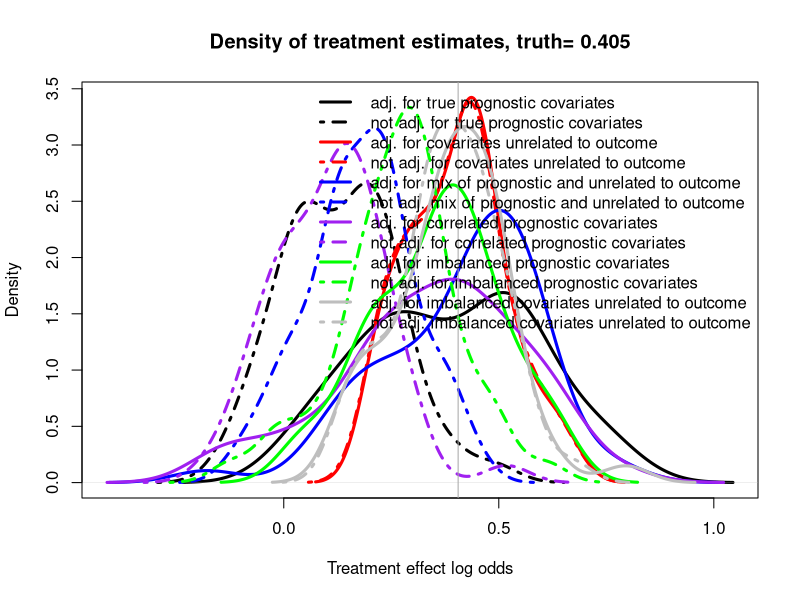
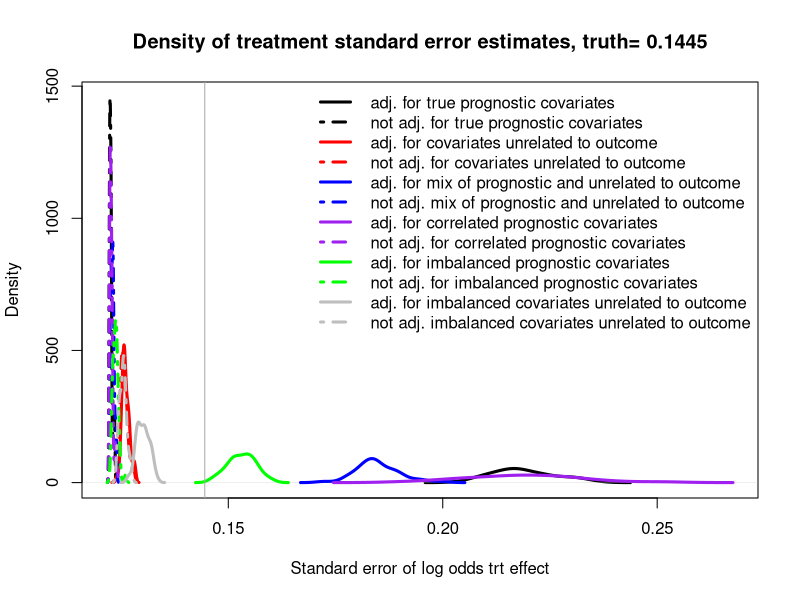

These figures' R source, in order:
# R code to help reproduce app
# logistic regression covariate adjustment

#~~~~~~~~~~~~~~~~~~~~~~~~~~~~~~~~~~~~~~~~~~~~~~~~~~~~~~~~~~~~~~~~~~~~~~~~~~~~~~~~~~~~~~~


    #~~~~~~~~~~~~~~~~~~~~~~~~~~~~~~~~~~~~~~~~~~~~~~~~~~~~~~~~~~~~~~~~~~~~~~~~~~~~~~~~~~~~~~~
    
    rm(list=ls()) 
    set.seed(333) # reproducible
    
    library(Hmisc)
    library(reshape)
    library(rms)
    library(ggplot2)
    library(tidyverse)
    library(Matrix)
    
    options(max.print=1000000)    
    
    
    ## convenience functions
    p0 <- function(x) {formatC(x, format="f", digits=0)}
    p1 <- function(x) {formatC(x, format="f", digits=1)}
    p2 <- function(x) {formatC(x, format="f", digits=2)}
    p3 <- function(x) {formatC(x, format="f", digits=3)}
    p4 <- function(x) {formatC(x, format="f", digits=4)}
    p5 <- function(x) {formatC(x, format="f", digits=5)}
    
    logit <- function(p) log(1/(1/p-1))
    expit <- function(x) 1/(1/exp(x) + 1)
    inv_logit <- function(logit) exp(logit) / (1 + exp(logit))
    is.even <- function(x){ x %% 2 == 0 } # function to identify odd maybe useful
    
    options(width=200)
    options(scipen=999)
    w=4  # line type
    ww=3 # line thickness
    wz=1 
    
    
    RR=.37  # used to limit correlations between variables
    sd1= 3  # for X covariates sd
    
    # links to Rdata objects uploaded to Git, these are pre run simulations see the save function
    # see line 1224 for the save function
    pp<- "https://github.com/eamonn2014/RCT-covariate-adjust-binary-response/raw/master/cov-adj-binary-response/A%205000%20default%20settings%20theta%20log1.5%20-1.00%20-0.67%20-0.43.Rdata" # 5000 default log1.5 -1 -.67 -.43
    pp2<-"https://github.com/eamonn2014/RCT-covariate-adjust-binary-response/raw/master/cov-adj-binary-response/B%205000%20default%20settings%20theta%20log0.5%20-1.68%20-1.39%20%200.71.Rdata"
    pp3<-"https://github.com/eamonn2014/RCT-covariate-adjust-binary-response/raw/master/cov-adj-binary-response/C%205000%20default%20settings%20theta%20log2%20-3.46%20-1.05%20%201.15%20p1=.75.Rdata"
    pp4<-"https://github.com/eamonn2014/RCT-covariate-adjust-binary-response/raw/master/cov-adj-binary-response/D_10Ksims_5covariates_p1_0.12_theta_log1.3_covariates_-1.02%20_0.42_0.43_0.61%20_1.01_3_prog.Rdata"
    #~~~~~~~~~~~~~~~~~~~~~~~~~~~~~~~~~~~~~~~~~~~~~~~~~~~~~~~~~~~~~~~~~~~~~~~~~~~~~~~~~
    # load(url(pp))
    
    K1<-K<-3 
    Kp<-2
    p1<-0.35 
    theta<-log(1.5)
    pow <- .90 
    alpha<-5/100
    Fact<-3 
    simuls<-50 
    covar<-2 

  #~~~~~~~~~~~~~~~~~~~~~~~~~~~~~~~~~~~~~~~~~~~~~~~~~~~~~~~~~~~~~~~~~~~~~~~~~~
  #power the examples
  post.odds <- p1/(1-p1) * exp(theta)
  post.prob <- post.odds/(1+post.odds)
  Po <- bsamsize(p1, post.prob, fraction=.5, alpha=alpha, power=pow)  # getting the sampe size
  
  MM <- N <-ceiling(Po[1][[1]])*2  # total will always be even
  bigN <- MM  
  N1 <- MM/2
  N2 <- N1
  
  # not used, as I want se for log odds ratio 
  # se. <- sqrt(  p1*(1-p1) /(N1) +    post.prob*(1- post.prob)/(N2) ) 
  
  

#~~~~~~~~~~~~~~~~~~~~~~~~~~~~~~~~~~~~~~~~~~~~~~~~~~~~~~~~~~~~~~~~~~~~~~~~~~~~~~~~~~~~~~~~~~~~~~~~~~~~~~~~~~~~~~~~~~~~~~
# SIMULATION CODE STARTS HERE
# here is code to simulate scenarios prognostic covariates, covariates unrelated to y, mix of pro and unrelated to y covariates, 
#~~~~~~~~~~~~~~~~~~~~~~~~~~~~~~~~~~~~~~~~~~~~~~~~~~~~~~~~~~~~~~~~~~~~~~~~~~~~~~~~~~~~~~~~~~~~~~~~~~~~~~~~~~~~~~~~~~~~~~~

N1 <-  N # 
#~~~~~~~~~~~~~~~~~~~~~~~~~~~~~~~~~~~~~~~~~~~~~~~~~~~~~~~~~~~~~~~~~~~~~~~~~~
theta1 <- theta
# making up some beta coefficients, fixed for all simulations as it is outside loop
tx <- abs(-theta1)
b1 <- round(sort(runif(K1, -tx*Fact, tx*Fact)), digits=2) 

simfun <- function(N=N1, K=K1, a=log(p1/(1-p1)), sigma=sigma1, theta=(theta1), b=b1) {
  
  # randomi <- runif(N)  
  # we can select this, does not seem to have a big impact
  if (covar==1) {  
    X <- array(runif(N*K , -1,1), c(N,K))     # initially covars were uniform dist
  } else {
    X <- array(rnorm(N*K, 0, sd1), c(N,K))   
  }
  
  z <- sample(c(0,1), N, replace=T)            # treatment indicators
  
  # NEW CODE
  lp<-NULL
  lp = a+ X %*% b + theta*z 
  y <- ifelse(runif(N)  < plogis(lp), 1, 0)    # one liner RANDOM!!!
  lp<-NULL
  lp = a + theta*z 
  y2 <- ifelse(runif(N)  < plogis(lp), 1, 0)   # one liner RANDOM!!!
  lp<-NULL
  lp <- a+ X[,1:Kp] %*% b[1:Kp] + theta*z      # just have 3 variables associated with response
  y3 <- ifelse(runif(N)  < plogis(lp), 1, 0)   # one liner RANDOM!!!
  
  data.frame(X=X, y=y, z=z, y2=y2, y3=y3)
  
}

#https://stackoverflow.com/questions/5251507/how-to-succinctly-write-a-formula-with-many-variables-from-a-data-frame

# function to run the analyses
statfun <- function(d) {
  
  #~~~~~~~~~~~~~~~~~~~~~~~~~~~~~~~~~~~~~
  zz <- glm(y~.-y2-y3, data=d,   family = "binomial")     ## adjusting for prognostic X, y2 is not included by use of the '-'
  f <-  summary(zz)
  
  zz1 <- glm(y~z, data=d,   family = "binomial")          ## not adjusting for prognostic X, only trt. indicator included
  f1 <-  summary(zz1)
  #~~~~~~~~~~~~~~~~~~~~~~~~~~~~~~~~~~~~~
  zz2 <- glm(y2~.-y-y3,data=d,   family = "binomial")     ## adjusting for X which are not prognostic
  f2 <-  summary(zz2)
  
  zz3 <- glm(y2~z, data=d,   family = "binomial")         ## not adjusting for X which are not prognostic
  f3 <-  summary(zz3)
  #~~~~~~~~~~~~~~~~~~~~~~~~~~~~~~~~~~~~~
  zz4 <- glm(y3~.-y-y2,data=d,   family = "binomial")     ## adjusting some X  are prognostic
  f4 <-  summary(zz4)
  
  zz5 <- glm(y3~z, data=d,   family = "binomial")         ## not adjusting when some X  are prognostic
  f5 <-  summary(zz5)
  #~~~~~~~~~~~~~~~~~~~~~~~~~~~~~~~~~~~~~# 
  
  cbind(
    
    coef(f)["z", "Estimate"],
    coef(f)["z", "Std. Error"],
    
    coef(f1)["z", "Estimate"],
    coef(f1)["z", "Std. Error"],
    
    coef(f2)["z", "Estimate"],
    coef(f2)["z", "Std. Error"],
    
    coef(f3)["z", "Estimate"],
    coef(f3)["z", "Std. Error"], #8
    
    coef(f4)["z", "Estimate"],
    coef(f4)["z", "Std. Error"],
    
    coef(f5)["z", "Estimate"],
    coef(f5)["z", "Std. Error"],
    
    # collect p values
    coef(f)["z", "Pr(>|z|)"]  < alpha,  #13    
    coef(f1)["z", "Pr(>|z|)"] < alpha,
    coef(f2)["z", "Pr(>|z|)"] < alpha,
    coef(f3)["z", "Pr(>|z|)"] < alpha,
    coef(f4)["z", "Pr(>|z|)"] < alpha,
    coef(f5)["z", "Pr(>|z|)"] < alpha  , #18
    ## mse
    #mse for logistic regression https://rdrr.io/cran/dvmisc/man/get_mse.html
    sum(zz$residuals^2) / zz$df.residual ,
    sum(zz1$residuals^2) / zz1$df.residual, 
    sum(zz2$residuals^2) / zz2$df.residual ,
    sum(zz3$residuals^2) / zz3$df.residual ,
    sum(zz4$residuals^2) / zz4$df.residual ,
    sum(zz5$residuals^2) / zz5$df.residual ,
    
    (quantile( sum(zz$residuals^2) / zz$df.residual , .025)), #25
    (quantile( sum(zz$residuals^2) / zz$df.residual , .975)), 
    (quantile( sum(zz1$residuals^2) / zz1$df.residual , .025)), #25
    (quantile( sum(zz1$residuals^2) / zz1$df.residual , .975)), 
    (quantile( sum(zz2$residuals^2) / zz2$df.residual , .025)), #25
    (quantile( sum(zz2$residuals^2) / zz2$df.residual , .975)), 
    (quantile( sum(zz3$residuals^2) / zz3$df.residual , .025)), #25
    (quantile( sum(zz3$residuals^2) / zz3$df.residual , .975)), 
    (quantile( sum(zz4$residuals^2) / zz4$df.residual , .025)), #25
    (quantile( sum(zz4$residuals^2) / zz4$df.residual , .975)), 
    (quantile( sum(zz5$residuals^2) / zz5$df.residual , .025)), #25
    (quantile( sum(zz5$residuals^2) / zz5$df.residual , .975)), 
    
    f$aic,  #37
    f1$aic,
    f2$aic,
    f3$aic,
    f4$aic,
    f5$aic ,   #42
    
    # https://thestatsgeek.com/2014/02/08/r-squared-in-logistic-regression/
    1-(-f$deviance/2)/(-f$null.deviance/2),
    1-(-f1$deviance/2)/(-f1$null.deviance/2),
    1-(-f2$deviance/2)/(-f2$null.deviance/2),
    1-(-f3$deviance/2)/(-f3$null.deviance/2),
    1-(-f4$deviance/2)/(-f4$null.deviance/2),
    1-(-f5$deviance/2)/(-f5$null.deviance/2)
  )
}

library(plyr)
res <- raply(simuls, statfun(simfun())) # run the model many times
# summarize
result <- apply(res,2,mean)
q1.result <- apply(res,2, quantile, probs=c(0.025), na.rm=TRUE)
q2.result <- apply(res,2, quantile, probs=c(0.975), na.rm=TRUE)
# collect




#~~~~~~~~~~~~~~~~~~~~~~~~~~~~~~~~~~~~~~~~~~~~~~~~~~~~~~~~~~~~~~~~~~~~~~~~~~~~
 

#~~~~~~~~~~~~~~~~~~~~~~~~~~~~~~~~~~~~~~~~~~~~~~~~~~~~~~~~~~~~~~~~~~~~~~~~~~~~~~~~~~~~~~~~~~~~~~~~~~~~~~~~~~~~~~~~~~~~~~~
# simulation code 2 do the same as the first simulation code, but this time correlated covariates are created
#~~~~~~~~~~~~~~~~~~~~~~~~~~~~~~~~~~~~~~~~~~~~~~~~~~~~~~~~~~~~~~~~~~~~~~~~~~~~~~~~~~~~~~~~~~~~~~~~~~~~~~~~~~~~~~~~~~~~~~~
 
  #~~~~~~~~~~~~~~~~~~~~~~~~~~~~~~~~~~~~~~~~~~~~~~~~~~~~~~~~~~~~~~~~~~~~~~~~~~
  # simulate models many times collect estimate and SE
  
  simfun2 <- function(N=N1, K=K1, a=log(p1/(1-p1)), theta=(theta1), b=b1) {
    # randomi <- runif(N)  
    x <- Matrix(runif(K*K,-RR,RR), K)   # create a correlation matrix randomly , wont allow very high correlations
    
    A <- forceSymmetric(x)
    
    diag(A) <- 1
    
    M <- A
    
    M <- nearPD(M, conv.tol = 1e-7)$mat # default
    # Cholesky decomposition
    L = chol(M)
    nvars = dim(L)[1]
    
    # Random variables that follow an M correlation matrix
    r = t(L) %*% matrix(rnorm(nvars*N, 0,sd1), nrow=nvars, ncol=N)  #2,2
    r = t(r)
    
    r <- as.matrix(r)#
    rdata <- as.data.frame(r)
    XX<- as.matrix(rdata)
    z <- sample(c(0,1), N, replace=T)                # treatment indicator
    lp<-NULL
    lp <- a+ XX %*% b + theta*z     # betas created earlier
    y <- ifelse(runif(N)  < plogis(lp), 1, 0)   # one line
    
    data.frame(X=XX, y=y, z=z)
    
  }
  
  #https://stackoverflow.com/questions/5251507/how-to-succinctly-write-a-formula-with-many-variables-from-a-data-frame
  
  statfun2 <- function(d) {
    #~~~~~~~~~~~~~~~~~~~~~~~~~~~~~~~~~~~~~
    zz <- glm(y~. , data=d,   family = "binomial")      ## adjusting for prognostic X, y2 is not included by use of the '-'
    f <-  summary(zz)
    
    zz1 <- glm(y~z , data=d,   family = "binomial")      ## adjusting for prognostic X, y2 is not included by use of the '-'
    f1 <-  summary(zz1)
    
    cbind(
      coef(f)["z", "Estimate"],
      coef(f)["z", "Std. Error"],
      coef(f1)["z", "Estimate"],
      coef(f1)["z", "Std. Error"], 
      
      coef(f)["z", "Pr(>|z|)"]  < alpha,   
      coef(f1)["z", "Pr(>|z|)"]  < alpha,
      
      ## mse
      sum(zz$residuals^2) / zz$df.residual ,
      sum(zz1$residuals^2) / zz1$df.residual, 
      
      (quantile( sum(zz$residuals^2) / zz$df.residual , .025)), #25
      (quantile( sum(zz$residuals^2) / zz$df.residual , .975)), 
      
      (quantile( sum(zz1$residuals^2) / zz1$df.residual , .025)), #25
      (quantile( sum(zz1$residuals^2) / zz1$df.residual , .975)), 
      
      f$aic,  #37
      f1$aic,
      
      # https://thestatsgeek.com/2014/02/08/r-squared-in-logistic-regression/
      1-(-f$deviance/2)/(-f$null.deviance/2),
      1-(-f1$deviance/2)/(-f1$null.deviance/2)
      
    )
    
  }
  
  library(plyr)
  res2 <- raply(simuls, statfun2(simfun2())) # run the model many times
  result2 <- apply(res2,2,mean)
  q1.result2 <- apply(res2,2, quantile, probs=c(0.025), na.rm=TRUE)
  q2.result2 <- apply(res2,2, quantile, probs=c(0.975), na.rm=TRUE)
  
 

#~~~~~~~~~~~~~~~~~~~~~~~~~~~~~~~~~~~~~~~~~~~~~~~~~~~~~~~~~~~~~~~~~~~~~~~~~~~~~~~~~~~~~~~~~~~~~~~~~~~~~~~~~~~~~~~~~~~~~~~
# do the same as the first simulation code, but this time imbalanced covariates are created
#~~~~~~~~~~~~~~~~~~~~~~~~~~~~~~~~~~~~~~~~~~~~~~~~~~~~~~~~~~~~~~~~~~~~~~~~~~~~~~~~~~~~~~~~~~~~~~~~~~~~~~~~~~~~~~~~~~~~~~~
   # simulate models many times collect estimate and SE
  
  simfun3<- function(N=N1, K=K1, a=log(p1/(1-p1)),  theta=(theta1), b=b1) {
    
    MM = N
    N2=MM/2
    N1=N2 
    
    if (covar==1) {  
      X1 <- array(runif(N1*K , -1,1), c(N1,K))  
      X2 <- array(runif(N2*K , -.8,1.2), c(N2,K))   ##imbalance compared to above
      XY <- X <- rbind(X1,X2)
    } else {
      X1 <- array(rnorm(N1*K, 0,  1), c(N1,K))  
      X2 <- array(rnorm(N2*K, .3, 1), c(N2,K))   ##imbalance compared to above
      XY <- X <- rbind(X1,X2)
    }
    
    #~~~~~~~~~~~~~~~~~~~~~~~~~~~~~~~~~~~~~~~~~~~~~~~~~~~~
    #randomi <- runif(N) 
    z <- rep(0:1, c(N1,N2))  #assign 1 so we maintain shift in arms
    lp<-NULL
    lp = a+ X %*% b + theta*z 
    y <- ifelse(runif(N)  < plogis(lp), 1, 0)   # one liner RANDOM!!!
    lp<-NULL
    lp = a + theta*z 
    y2 <- ifelse(runif(N)  < plogis(lp), 1, 0)   # one liner RANDOM!!!
    
    data.frame(X=XY, y=y, z=z, y2=y2)
    
  }
  
  #https://stackoverflow.com/questions/5251507/how-to-succinctly-write-a-formula-with-many-variables-from-a-data-frame
  
  statfun3 <- function(d) {
    #~~~~~~~~~~~~~~~~~~~~~~~~~~~~~~~~~~~~~
    
    zz <- glm(y~.-y2,  data=d,   family = "binomial")      ## adjusting for prognostic X, y2 is not included by use of the '-'
    f <-  summary(zz)
    
    zz1 <- glm(y~z,  data=d,   family = "binomial")      ## adjusting for prognostic X, y2 is not included by use of the '-'
    f1 <-  summary(zz1)
    
    zz2 <- glm(y2~.-y,  data=d,   family = "binomial")      ## adjusting for prognostic X, y2 is not included by use of the '-'
    f2 <-  summary(zz2)
    
    zz3 <- glm(y2~z,  data=d,   family = "binomial")      ## adjusting for prognostic X, y2 is not included by use of the '-'
    f3 <-  summary(zz3)
    
    cbind(
      coef(f)["z", "Estimate"],
      coef(f)["z", "Std. Error"],
      
      coef(f1)["z", "Estimate"],
      coef(f1)["z", "Std. Error"],
      
      coef(f2)["z", "Estimate"],
      coef(f2)["z", "Std. Error"],
      
      coef(f3)["z", "Estimate"],
      coef(f3)["z", "Std. Error"], #8
      
      # collect p values for power
      coef(f)["z", "Pr(>|z|)"]  < alpha,  #9
      coef(f1)["z", "Pr(>|z|)"] < alpha,
      coef(f2)["z", "Pr(>|z|)"] < alpha,
      coef(f3)["z", "Pr(>|z|)"] < alpha,
      
      ## mse
      #mse for logistic regression https://rdrr.io/cran/dvmisc/man/get_mse.html
      sum(zz$residuals^2) / zz$df.residual ,
      sum(zz1$residuals^2) / zz1$df.residual, 
      sum(zz2$residuals^2) / zz2$df.residual ,
      sum(zz3$residuals^2) / zz3$df.residual ,
      
      
      (quantile( sum(zz$residuals^2) / zz$df.residual , .025)), #25
      (quantile( sum(zz$residuals^2) / zz$df.residual , .975)), 
      
      (quantile( sum(zz1$residuals^2) / zz1$df.residual , .025)), #25
      (quantile( sum(zz1$residuals^2) / zz1$df.residual , .975)), 
      
      (quantile( sum(zz2$residuals^2) / zz2$df.residual , .025)), #25
      (quantile( sum(zz2$residuals^2) / zz2$df.residual , .975)), 
      
      (quantile( sum(zz3$residuals^2) / zz3$df.residual , .025)), #25
      (quantile( sum(zz3$residuals^2) / zz3$df.residual , .975)), 
      
      f$aic,  #37
      f1$aic,
      f2$aic,
      f3$aic,
      
      # https://thestatsgeek.com/2014/02/08/r-squared-in-logistic-regression/
      1-(-f$deviance/2)/(-f$null.deviance/2),
      1-(-f1$deviance/2)/(-f1$null.deviance/2),
      1-(-f2$deviance/2)/(-f2$null.deviance/2),
      1-(-f3$deviance/2)/(-f3$null.deviance/2) 
      
    )
    
  }
  
  library(plyr)
  res3 <- raply(simuls, statfun3(simfun3())) # run the model many times
  # summarize
  result3 <- apply(res3,2,mean)
  q1.result3 <- apply(res3,2, quantile, probs=c(0.025), na.rm=TRUE)
  q2.result3 <- apply(res3,2, quantile, probs=c(0.975), na.rm=TRUE)
  # collect
 

#~~~~~~~~~~~~~~~~~~~~~~~~~~~~~~~~~~~~~~~~~~~~~~~~~~~~~~~~~~~~~~~~~~~~~~
# simulation plots
#~~~~~~~~~~~~~~~~~~~~~~~~~~~~~~~~~~~~~~~~~~~~~~~~~~~~~~~~~~~~~~~~~~~~~~
# collect simulation trt effect estimates from simulation and plot!

  
  
  d1 <-  density(res[,1] )
  d2 <-  density(res[,3] )
  d3 <-  density(res[,5] )
  d4 <-  density(res[,7] )
  d5 <-  density(res[,9] )
  d6 <-  density(res[,11] )
  d7 <-  density(res2[,1] )
  d8 <-  density(res2[,3] )
  d9 <-   density(res3[,1] )
  d10 <-  density(res3[,3] )
  d11 <-  density(res3[,5] )
  d12 <-  density(res3[,7] )
  
  dz <- max(c(d1$y, d2$y, d3$y, d4$y, d5$y, d6$y, d7$y, d8$y  , d9$y, d10$y, d11$y, d12$y  ))
  dx <- range(c(d1$x,d2$x,  d3$x, d4$x, d5$x, d6$x, d7$x, d8$x   , d9$x, d10$x, d11$x, d12$x  ))
  
  
    plot((d1), xlim = dx, main=paste0("Density of treatment estimates, truth= ",p3(theta1),""), ylim=c(0,dz),lty=wz, lwd=ww,
         xlab="Treatment effect log odds",  
         ylab="Density")                           
    lines( (d2), col = "black", lty=w, lwd=ww)  
    lines( (d3), col = "red", lty=wz, lwd=ww)    
    lines( (d4), col = "red", lty=w, lwd=ww)          
    lines( (d5), col = "blue", lty=wz, lwd=ww)       
    lines( (d6), col = "blue", lty=w, lwd=ww)       
    lines( (d7), col = "purple", lty=wz, lwd=ww)       
    lines( (d8), col = "purple", lty=w, lwd=ww)       
    
    lines( (d9), col = "green", lty=wz, lwd=ww)       
    lines( (d10), col = "green", lty=w, lwd=ww)       
    lines( (d11), col = "grey", lty=wz, lwd=ww)       
    lines( (d12), col = "grey", lty=w, lwd=ww)  
    
 
  
  abline(v = theta1, col = "darkgrey")                
  legend("topright",       # Add legend to density
         legend = c(" adj. for true prognostic covariates", 
                    " not adj. for true prognostic covariates" ,
                    " adj. for covariates unrelated to outcome", 
                    " not adj. for covariates unrelated to outcome",
                    " adj. for mix of prognostic and unrelated to outcome", 
                    " not adj. mix of prognostic and unrelated to outcome", 
                    " adj. for correlated prognostic covariates", 
                    " not adj. for correlated prognostic covariates",
                    " adj. for imbalanced prognostic covariates", 
                    " not adj. for imbalanced prognostic covariates", 
                    " adj. for imbalanced covariates unrelated to outcome", 
                    " not adj. imbalanced covariates unrelated to outcome"
                    
         ),
         col = c("black", "black","red","red","blue", "blue", "purple", "purple", "green", "green", "grey", "grey"),
         lty = c(wz, w,wz,w,wz,w,wz,w,wz,w,wz,w)  ,lwd=ww
         , bty = "n", cex=1)
 

#~~~~~~~~~~~~~~~~~~~~~~~~~~~~~~~~~~~~~~~~~~~~~~~~~~~~~~~~~~~~~~~~~~~~~~~~~~~~~~~~~~~~~~~~~~~~~~~~~~~~~~~    
#~~~~~~~~~~~~~~~~~~~~~~~~~~~~~~~~~~~~~~~~~~~~~~~~~~~~~~~~~~~~~~~~~~~~~~~~~~~~~~~~~~~~~~~~~~~~~~~~~~~~~~~
#~~~~~~~~~~~~~~~~~~~~~~~~~~~~~~~~~~~~~~~~~~~~~~~~~~~~~~~~~~~~~~~~~~~~~~~~~~~~~~~~~~~~~~~~~~~~~~~~~~~~~~~    
#~~~~~~~~~~~~~~~~~~~~~~~~~~~~~~~~~~~~~~~~~~~~~~~~~~~~~~~~~~~~~~~~~~~~~~~~~~~~~~~~~~~~~~~~~~~~~~~~~~~~~~~    

# Need to be able to calculate logistic regression se analytically base on p1 and OR?
# so for now we do simulation, not ideal

 
# 
#   N<- mcmc()$N
# 
#   ## function to simulate simple dataset #####################################################################
#   
#   fun.d<-function(nsample, drug.allocation, 
#                   alpha,  beta.drug,
#                   seed=NULL){ 
#     
#     if (!is.null(seed)) set.seed(seed)
#     
#     drug<- (rbinom(nsample, 1, prob =drug.allocation ))   
#     
#     Xmat <- model.matrix(~ drug )
#     beta.vec <- c(alpha,  beta.drug )
#     
#     lin.pred <- Xmat[,] %*% beta.vec                 # Value of lin.predictor
#     exp.p <- exp(lin.pred) / (1 + exp(lin.pred))     # Expected proportion
#     y <- rbinom(n = nsample, size = 1, prob = exp.p) # Add binomial noise
#     #y<- runif(nsample) <  exp.p                     # alternatively ads noise in this way
#     
#     d<-as.data.frame(cbind(y, drug))         # create a dataset
#     
#     return(d)
#     
#   }
#   
#  # function to pull out se######################################################################################
#   simfunc <- function(d) {
#     fit1 <- glm(y  ~ drug , d, family = binomial) 
#     c( summary(fit1)$coef["drug","Std. Error"] )   # collect se
#   }
#   
#  ################################################################################################################
#  out <- replicate(1000, simfunc(fun.d( nsample=N, drug.allocation=0.5,    
#                                       alpha=log(p1/(1-p1)),  # turn prob into odds and enter this here
#                                       beta.drug=(theta1))))
# 
# ################################################################################################################
#  se. <- mean(out)
# 
#    
# return(list(   
#   
#   se.=se. 
# ))

###############################################################################################################
# True standard error 
# not relying on simulation
# logistic regression se by hand for log odds ratio of drug effect based on p1 and OR from which N is calculated
############################################################################################################### 
 
  
 
  
  
  (post.odds <- p1/(1-p1) *  (theta1))          # calculate post odds
  (p2 <-post.prob <- post.odds/(post.odds+1))  # calculate post prob
  
  # calcualte N in each cell of 2by2 table
  cellA <-  (1-p1)*N/2
  cellC	<- p1*N/2
  cellB	<- (1-p2)*N/2
  cellD	<- p2*N/2
  
  # now se of log odds ratio
  se. <- log.odds.se. <- sqrt((1/cellA)+(1/cellB)+(1/cellC)+(1/cellD))
  
  
#~~~~~~~~~~~~~~~~~~~~~~~~~~~~~~~~~~~~~~~~~~~~~~~~~~~~~~~~~~~~~~~~~~~~~~~~~~~~~~~~~~~~~~~~~~~~~~~~~~~~~~~    
#~~~~~~~~~~~~~~~~~~~~~~~~~~~~~~~~~~~~~~~~~~~~~~~~~~~~~~~~~~~~~~~~~~~~~~~~~~~~~~~~~~~~~~~~~~~~~~~~~~~~~~~    
#~~~~~~~~~~~~~~~~~~~~~~~~~~~~~~~~~~~~~~~~~~~~~~~~~~~~~~~~~~~~~~~~~~~~~~~~~~~~~~~~~~~~~~~~~~~~~~~~~~~~~~~    
#~~~~~~~~~~~~~~~~~~~~~~~~~~~~~~~~~~~~~~~~~~~~~~~~~~~~~~~~~~~~~~~~~~~~~~~~~~~~~~~~~~~~~~~~~~~~~~~~~~~~~~~    


#~~~~~~~~~~~~~~~~~~~~~~~~~~~~~~~~~~~~~~~~~~~~~~~~~~~~~~~~~~~~~~~~~~~~~~~~~~~~~~~~~~~~~~~~~~~~~~~~~~~~~~~~~~~~~~~~~~~~~~~~~~~~~~#
# SIMUALTION PLOT
#~~~~~~~~~~~~~~~~~~~~~~~~~~~~~~~~~~~~~~~~~~~~~~~~~~~~~~~~~~~~~~~~~~~~~~~~~~~~~~~~~~~~~~~~~~~~~~~~~~~~~~~~~~~~~~~~~~~~~~~~~~~~~~#
# collect simulatio standard error estimates from simulation and plot!
 
 
  #######################
  # here we save simulation results
  # rename if important to keep
   #######################
  
  d1 <-  density(res[,2] )
  d2 <-  density(res[,4] )
  d3 <-  density(res[,6] )
  d4 <-  density(res[,8] )
  d5 <-  density(res[,10] )
  d6 <-  density(res[,12] )
  d7 <-  density(res2[,2] )
  d8 <-  density(res2[,4] )
  
  d9 <-   density(res3[,2] )
  d10 <-  density(res3[,4] )
  d11 <-  density(res3[,6] )
  d12 <-  density(res3[,8] )
  
  
  dz <- max(c(d1$y, d2$y, d3$y, d4$y, d5$y, d6$y, d7$y, d8$y  , d9$y, d10$y, d11$y, d12$y    ))
  dx <- range(c(d1$x,d2$x,  d3$x, d4$x, d5$x, d6$x, d7$x, d8$x   , d9$x, d10$x, d11$x, d12$x    ))
  
     
    plot( (d1), xlim = c(dx), main=paste0("Density of treatment standard error estimates, truth= ",p4(se.),""), ylim=c(0,dz),lty=wz, lwd=ww,
          xlab="Standard error of log odds trt effect",  
          ylab="Density")  
    lines( (d2), col = "black", lty=w, lwd=ww)  
    lines( (d3), col = "red", lty=wz, lwd=ww)    
    lines( (d4), col = "red", lty=w, lwd=ww)          
    lines( (d5), col = "blue", lty=wz, lwd=ww)       
    lines( (d6), col = "blue", lty=w, lwd=ww)       
    lines( (d7), col = "purple", lty=wz, lwd=ww)       
    lines( (d8), col = "purple", lty=w, lwd=ww)       
    
    lines( (d9), col = "green", lty=wz, lwd=ww)       
    lines( (d10), col = "green", lty=w, lwd=ww)       
    lines( (d11), col = "grey", lty=wz, lwd=ww)       
    lines( (d12), col = "grey", lty=w, lwd=ww)  
    
  
  abline(v = se., col = "darkgrey")   
  legend("topright",           # Add legend to density
         legend = c(" adj. for true prognostic covariates", 
                    " not adj. for true prognostic covariates" ,
                    " adj. for covariates unrelated to outcome", 
                    " not adj. for covariates unrelated to outcome",
                    " adj. for mix of prognostic and unrelated to outcome", 
                    " not adj. mix of prognostic and unrelated to outcome", 
                    " adj. for correlated prognostic covariates", 
                    " not adj. for correlated prognostic covariates",
                    " adj. for imbalanced prognostic covariates", 
                    " not adj. for imbalanced prognostic covariates", 
                    " adj. for imbalanced covariates unrelated to outcome", 
                    " not adj. imbalanced covariates unrelated to outcome"
                    
         ),
         col = c("black", "black","red","red","blue", "blue", "purple", "purple", "green", "green", "grey", "grey"),
         lty = c(wz, w,wz,w,wz,w,wz,w,wz,w,wz,w) ,lwd=ww
         , bty = "n", cex=1)
 

#~~~~~~~~~~~~~~~~~~~~~~~~~~~~~~~~~~~~~~~~~~~~~~~~~~~~~~~~~~~~~~~~~~~~~~~~~~~~~~~~~~~~~~~~~~~~~~~~~~~~~~~~~~~~~~~~~~~~~~~~~~~~~
  p2 <- function(x) {formatC(x, format="f", digits=2)}  
  zz <- rbind(
    (c( p4(result[1])   ,     p2(q1.result[1])  ,  p2(q2.result[1])   , p4(result[2] ) ,  p4(result[13] ) ,  p4(result[1] -theta1) ,      p4(result[37] )    ,  p4(result[43] )         )) ,
    (c( p4(result[3])   ,     p2(q1.result[3]) ,   p2(q2.result[3])   , p4(result[4] ) ,  p4(result[14] ) ,  p4(result[3] -theta1) ,      p4(result[38] )    ,  p4(result[44] )        )) ,
    (c( p4(result[5])   ,     p2(q1.result[5]) ,   p2(q2.result[5])   , p4(result[6] ) ,  p4(result[15] ) ,  p4(result[5] -theta1) ,      p4(result[39] )    ,  p4(result[45] )        )) ,
    (c( p4(result[7])   ,     p2(q1.result[7]) ,   p2(q2.result[7])   , p4(result[8] ) ,  p4(result[16] ) ,  p4(result[7] -theta1) ,      p4(result[40] )    ,  p4(result[46] )         )) ,
    (c( p4(result[9])   ,     p2(q1.result[9]) ,   p2(q2.result[9])   , p4(result[10] ) , p4(result[17] ) ,  p4(result[9] -theta1) ,      p4(result[41] )    ,  p4(result[47] )           )) ,
    (c( p4(result[11])  ,     p2(q1.result[11]) ,  p2(q2.result[11])  , p4(result[12] ) , p4(result[18] ) ,  p4(result[11] -theta1) ,      p4(result[42] )    ,  p4(result[48] )         )) ,
    (c( p4(result2[1])  ,     p2(q1.result2[1]),   p2(q2.result2[1])  , p4(result2[2] ) , p4(result2[5] ) ,  p4(result2[1] -theta1) ,      p4(result2[13] )   ,  p4(result2[15] )         )) ,
    (c( p4(result2[3])  ,     p2(q1.result2[3])  , p2(q2.result2[3])  , p4(result2[4] ) , p4(result2[6] ) ,  p4(result2[3] -theta1) ,      p4(result2[14] )   ,  p4(result2[16] )          )),
    (c( p4(result3[1])  ,     p2(q1.result3[1])  , p2(q2.result3[1])   , p4(result3[2] ) ,  p4(result3[9] ) ,  p4(result3[1] -theta1) , p4(result3[25] )   ,  p4(result3[29] )         )) ,
    (c( p4(result3[3])  ,     p2(q1.result3[3]) ,  p2(q2.result3[3])   , p4(result3[4] ) ,  p4(result3[10] ) ,  p4(result3[3] -theta1) ,p4(result3[26] )   ,  p4(result3[30] )         )) ,
    (c( p4(result3[5])  ,     p2(q1.result3[5]) ,  p2(q2.result3[5])   , p4(result3[6] ) ,  p4(result3[11] ) ,  p4(result3[5] -theta1) , p4(result3[27] )  ,  p4(result3[31] )         )) ,
    (c( p4(result3[7])  ,     p2(q1.result3[7]) ,  p2(q2.result3[7])   , p4(result3[8] ) ,  p4(result3[12] ) ,  p4(result3[7] -theta1) , p4(result3[28] )  ,  p4(result3[32]  )         )) 
  ) 
  
  zz <- as.data.frame(zz)
  
  colnames(zz) <- c("Mean  ", "Lower 95%CI", "Upper 95%CI", "Stand.error", "Power ","B" , "sigma","R2")
  
  zz <- data.frame(lapply(zz, function(x) as.numeric(as.character(x))))
  zz <- as.data.frame(zz)
  rownames(zz)<- c(
    " adj. for true prognostic covariates", 
    " not adj. for true prognostic covariates" ,
    " adj. for non prognostic covariates", 
    " not adj. for non prognostic covariates",
    " adj. for some non prognostic covariates", 
    " not adj. when some prognostic covariates", 
    " adj. for correlated prognostic covariates", 
    " not adj. for correlated prognostic covariates",
    " adj. for imbalanced prognostic covariates",
    " not adj. for imbalanced prognostic covariates",  
    " adj. for non prognostic imbalanced covariates",
    " not adj. for non prognostic imbalanced covariates"
  )
  zz <- zz[order(zz$B),]
  
  
  colnames(zz) <- c("Mean  ", "Lower 95%CI", "Upper 95%CI", "Std.error", "Power ","bias" , "AIC","McFadden's R2")
  zz <- zz[order(zz$AIC),]
  
  
  
  
  
  
  
  
  
  
  
  
  
  
  #~~~~~~~~~~~~~~~~~~~~~~~~~~~~~~~~~~~~~~~~~~~~~~~~~~~~~~~~~~~~~~~~~~~~~~~~~~
  # simulation 
  #~~~~~~~~~~~~~~~~~~~~~~~~~~~~~~~~~~~~~~~~~~~~~~~~~~~~~~~~~~~~~~~~~~~~~~~~~~
  
  fun.d<-function(nsample, drug.allocation, 
                  alpha,  beta.drug,
                  seed=NULL){ 
    
    if (!is.null(seed)) set.seed(seed)
    
    drug<- (rbinom(nsample, 1, prob =drug.allocation ))   
    
    Xmat <- model.matrix(~ drug )
    beta.vec <- c(alpha,  beta.drug )
    
    lin.pred <- Xmat[,] %*% beta.vec                 # Value of lin.predictor
    exp.p <- exp(lin.pred) / (1 + exp(lin.pred))     # Expected proportion
    y <- rbinom(n = nsample, size = 1, prob = exp.p) # Add binomial noise
    #y<- runif(nsample) <  exp.p                     # alternatively ads noise in this way
    
    d<-as.data.frame(cbind(y, drug))         # create a dataset
    
    return(d)
  }
  
  #~~~~~~~~~~~~~~~~~~~~~~~~~~~~~~~~~~~~~~~~~~~~~~~~~~~~~~~~~~~~~~~
  
  # functions to fit model and pull out a stat
  # lrtest
  simfunc <- function(d) {
    fit1 <- glm(y  ~ drug , d, family = binomial) 
    fit2 <- glm(y  ~ 1, d, family = binomial) 
    c(anova(fit1,fit2, test='Chisq')[2,5] )
  }
  
  #~~~~~~~~~~~~~~~~~~~~~~~~~~~~~~~~~~~~~~~~~~~~~~~~~~~~~~~~~~~~~~
  # wald test
  simfunc <- function(d) {
    fit1 <- glm(y  ~ drug , d, family = binomial) 
    c( summary(fit1)$coef["drug","Pr(>|z|)"] )
  }
  
  # ~~~~~~~~~~~~~~~~~~~~~~~~~~~~~~~~~~~~~~~~~~~~~~~~~~~~~~~~~~~~~~
  
  
  NN <- 300
  
  pp1 <- .25
  
  pp2 <- .35   # odds ratio 
  
  allocation <- .5

  orx <- "yes"  # what do we want pp2 to be odds ratio or baseline proportion
  # ~~~~~~~~~~~~~~~~~~~~~~~~~~~~~~~~~~~~~~~~~~~~~~~~~~~~~~~~~~~~~~
  
  if (orx %in% "yes") {
    pp3 <- pp1 * pp2/(1 - pp1 + pp1 * pp2)
    or <- pp2
  } else  {
    pp3 <- pp2
    or <- pp2/(1-pp2) / (   pp1/(1-pp1) )
  }  
  # ~~~~~~~~~~~~~~~~~~~~~~~~~~~~~~~~~~~~~~~~~~~~~~~~~~~~~~~~~~~~~~
    pp2 <- pp3
  # ~~~~~~~~~~~~~~~~~~~~~~~~~~~~~~~~~~~~~~~~~~~~~~~~~~~~~~~~~~~~~~
    out <- replicate(499, simfunc(fun.d( nsample=NN,     
                                         drug.allocation=allocation,  
                                         alpha=log(pp1/(1-pp1)),  
                                         beta.drug=log(or))))
    
    pow <-  mean( out < 0.05, na.rm=TRUE )   
    pow
    
    # frank harrell
    Hmisc::bpower(p1=pp1, odds.ratio=c(or ),  alpha=c(0.05) , n1=NN*(1-allocation), n2=NN*(allocation) ) 
   # ~~~~~~~~~~~~~~~~~~~~~~~~~~~~~~~~~~~~~~~~~~~~~~~~~~~~~~~~~~~~~~
    
   # ~~~~~~~~~~~~~~~~~~~~~~~~~~~~~~~~~~~~~~~~~~~~~~~~~~~~~~~~~~~~~~~~
    NN <- 300
    
    pp1 <- .25
    
    pp2 <- .35   # odds ratio 
 
    allocation <- .5
    
    orx <- "no"  # what do we want pp2 to be odds ratio or baseline proportion
    # ~~~~~~~~~~~~~~~~~~~~~~~~~~~~~~~~~~~~~~~~~~~~~~~~~~~~~~~~~~~~~~
    
    if (orx %in% "yes") {
      pp3 <- pp1 * pp2/(1 - pp1 + pp1 * pp2)
      or <- pp2
    } else  {
      pp3 <- pp2
      or <- pp2/(1-pp2) / (   pp1/(1-pp1) )
    }  
    # ~~~~~~~~~~~~~~~~~~~~~~~~~~~~~~~~~~~~~~~~~~~~~~~~~~~~~~~~~~~~~~
    pp2 <- pp3
    # ~~~~~~~~~~~~~~~~~~~~~~~~~~~~~~~~~~~~~~~~~~~~~~~~~~~~~~~~~~~~~~
    out <- replicate(499, simfunc(fun.d( nsample=NN,     
                                         drug.allocation=allocation,  
                                         alpha=log(pp1/(1-pp1)),  
                                         beta.drug=log(or))))
    
    pow <-  mean( out < 0.05, na.rm=TRUE )   
    pow
    
    # frank harrell
    Hmisc::bpower(p1=pp1, odds.ratio=c(or ),  alpha=c(0.05) , n1=NN*(1-allocation), n2=NN*(allocation) ) 
    # ~~~~~~~~~~~~~~~~~~~~~~~~~~~~~~~~~~~~~~~~~~~~~~~~~~~~~~~~~~~~~~
    
    
    
    
    
    
    
    
    
    
    
    
    
    
    
    
    
    
    
    
    
    
    
    
  
  
  
  
  
  
  
  
  
  
  
  
  
  
  
  
  
